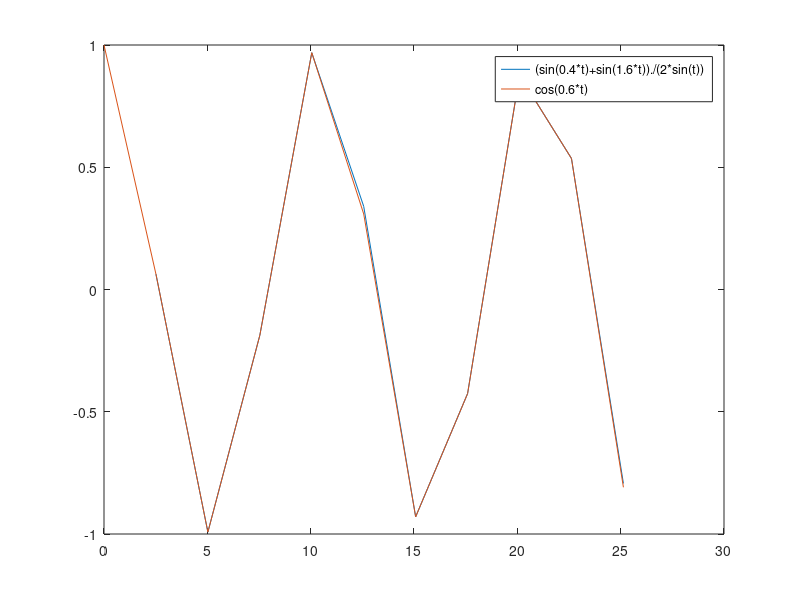

Recreate this plot in MATLAB.
% create a vector x with step size 0.1
x=0:0.1:1;
 
% Note why x was created?
% Answer: if you want you can use 0:0.1:8*pi
% but the last point of the vector would be different from
% 8*pi as due to numerical precision of pi

% now create the vector t
t=8*pi*x; % just multiply by 8*pi

% ./ element by element division
y1=(sin(0.4*t)+sin(1.6*t))./(2*sin(t));


y2=cos(0.6*t);

% simultaneous plot
plot(t,y1,t,y2)
legend('(sin(0.4*t)+sin(1.6*t))./(2*sin(t))','cos(0.6*t)')
